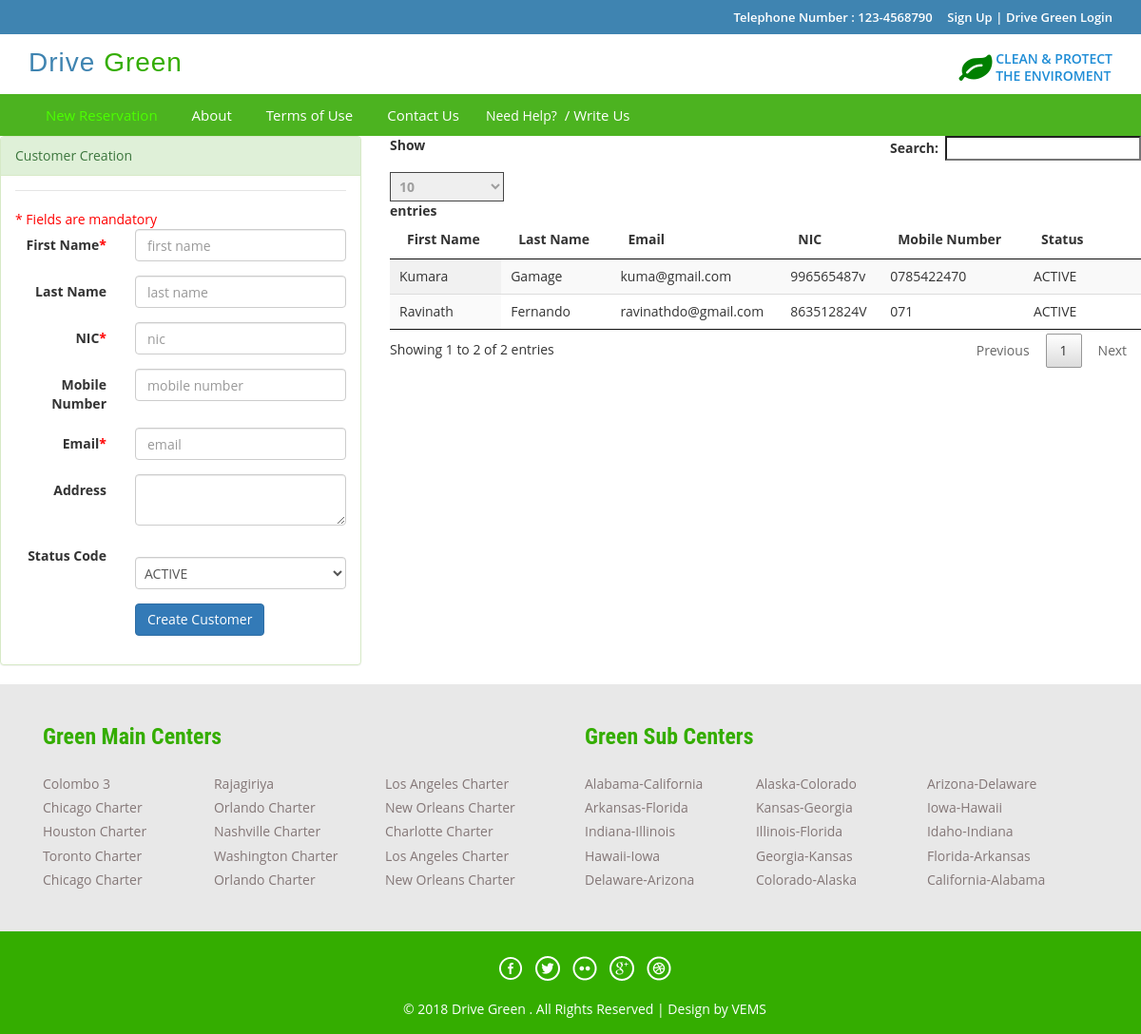
The app's page /index.php/customer_controller/loadCustomerReg, older data.
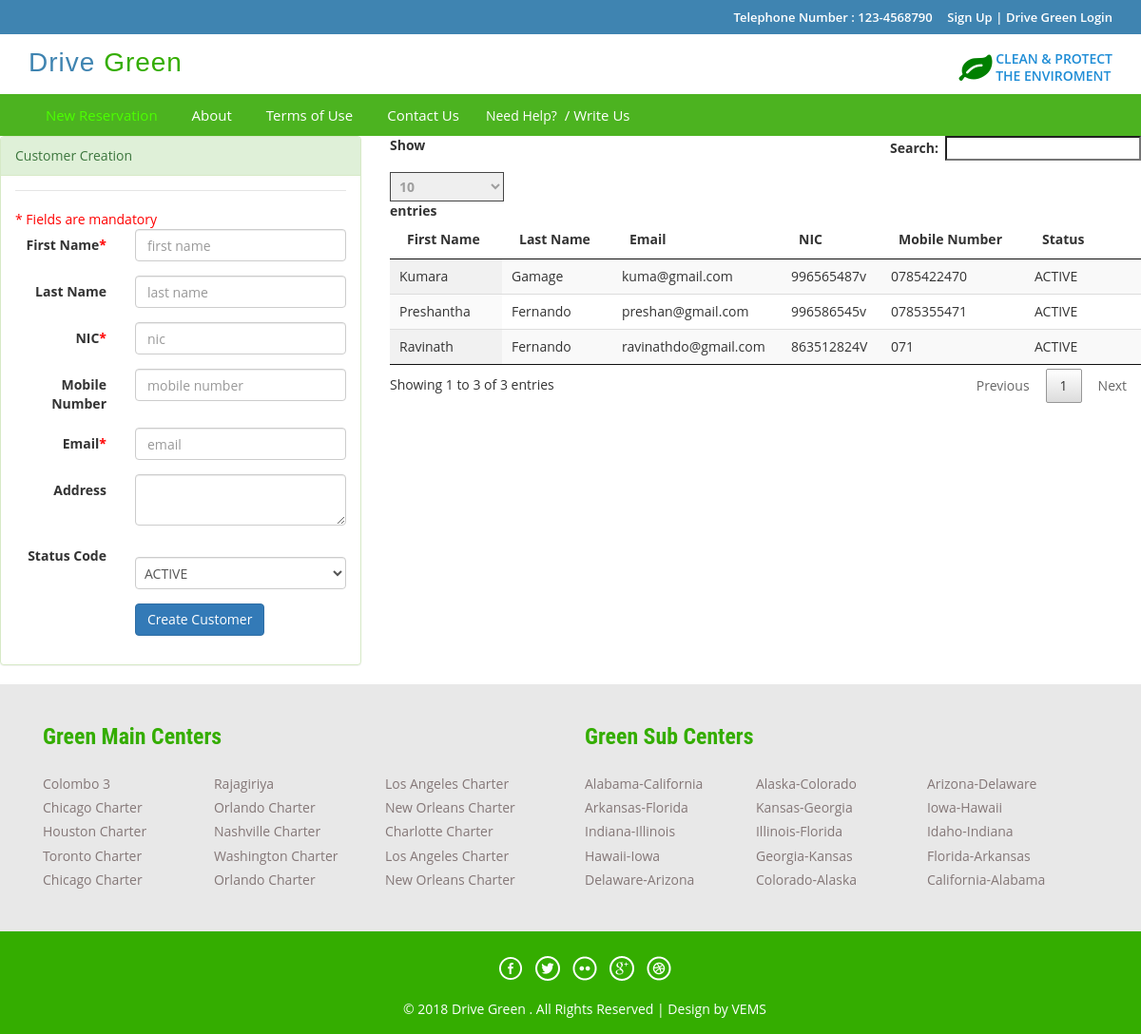
The same page, newer data.
### tables this page shows
CREATE TABLE `dg_customer` (
  `id` int(5) NOT NULL AUTO_INCREMENT,
  `first_name` varchar(50) DEFAULT NULL,
  `last_name` varchar(50) DEFAULT NULL,
  `nic` varchar(12) DEFAULT NULL,
  `pword` text,
  `mobile_number` varchar(10) DEFAULT NULL,
  `address` varchar(50) DEFAULT NULL,
  `email` varchar(50) DEFAULT NULL,
  `status_code` varchar(10) DEFAULT 'ACTIVE',
  `role_code` varchar(10) DEFAULT 'CUSTOMER',
  `created_datetime` timestamp NULL DEFAULT CURRENT_TIMESTAMP,
  `created_user` int(5) DEFAULT '0',
  PRIMARY KEY (`id`)
);

### application/controllers/Customer_Controller.php (called while the page is built, shortened)
<?php
class Customer_Controller extends CI_Controller {
    public function loadCustomerReg() {
        $this->load->model(array('Customer'));
        $customer = new Customer();
        $data['customerList'] = $customer->get();
        $data['msg'] = null;
        $this->load->view('admin/admin_customer_create', $data);
    }
}

### index.php (called while the page is built, shortened)
<?php
require_once BASEPATH.'core/CodeIgniter.php';

### application/core/my_model.php (called while the page is built, shortened)
<?php
class MY_Model extends CI_Model{
    public function get($limit=0,$offset = 0) {
        if($limit){
            $query = $this->db->get($this::DB_TABLE,$limit,$offset);
        }else{
            $query = $this->db->get($this::DB_TABLE);
        }
        $ret_val = array();
        foreach ($query->result() as $row) {
            $model = new $class;
            $model->populate($row);
            $ret_val[$row->{$this::DB_TABLE_PK}] = $model;
        }
        return $ret_val;
    }
}

### application/views/admin/admin_customer_create.php (the view, shortened to what the changed rows need)
<!DOCTYPE HTML>
<html>
    <head>
    </head>
    <body>
        <div class="row">
            <div class="col-md-4">
                <div class="panel panel-success">
                </div>
            </div>
            <div class="col-md-8">
                <table id="example" class="display" cellspacing="0" width="100%">
                    <thead>
                        <tr>
                            <th>First Name</th>
                            <th>Last Name</th>
                            <th>Email</th>
                            <th>NIC</th>
                            <th>Mobile Number</th>
                            <th>Status</th>
                            <th></th>
                        </tr>
                    </thead>
                    <tbody>
                        <?php foreach ($customerList as $value) {
                            ?>
                            <tr>
                                <td><?php echo $value->first_name ?></td>
                                <td><?php echo $value->last_name ?></td>
                                <td><?php echo $value->email ?></td>
                                <td><?php echo $value->nic ?></td>
                                <td><?php echo $value->mobile_number ?></td>
                                <td><?php echo $value->status_code ?> </td>
                                <td></td>
                            </tr>
                            <?php
                        }
                        ?>
                    </tbody>
                </table>
                <link href="css/jquery.dataTables.min.css" rel="stylesheet" type="text/css"/>
            </div>
        </div>
    </body>
</html>

Row changes from the older to the newer data that the page shows:
added dg_customer: first_name "Preshantha", last_name "Fernando", email "preshan@gmail.com", nic "996586545v", mobile_number "0785355471", status_code "ACTIVE"
Text that changed along with them:
text written by a page script: "Show entries Search: Showing 1 to 2 of 2 entries Previous 1 Next" → "Show entries Search: Showing 1 to 3 of 3 entries Previous 1 Next"
